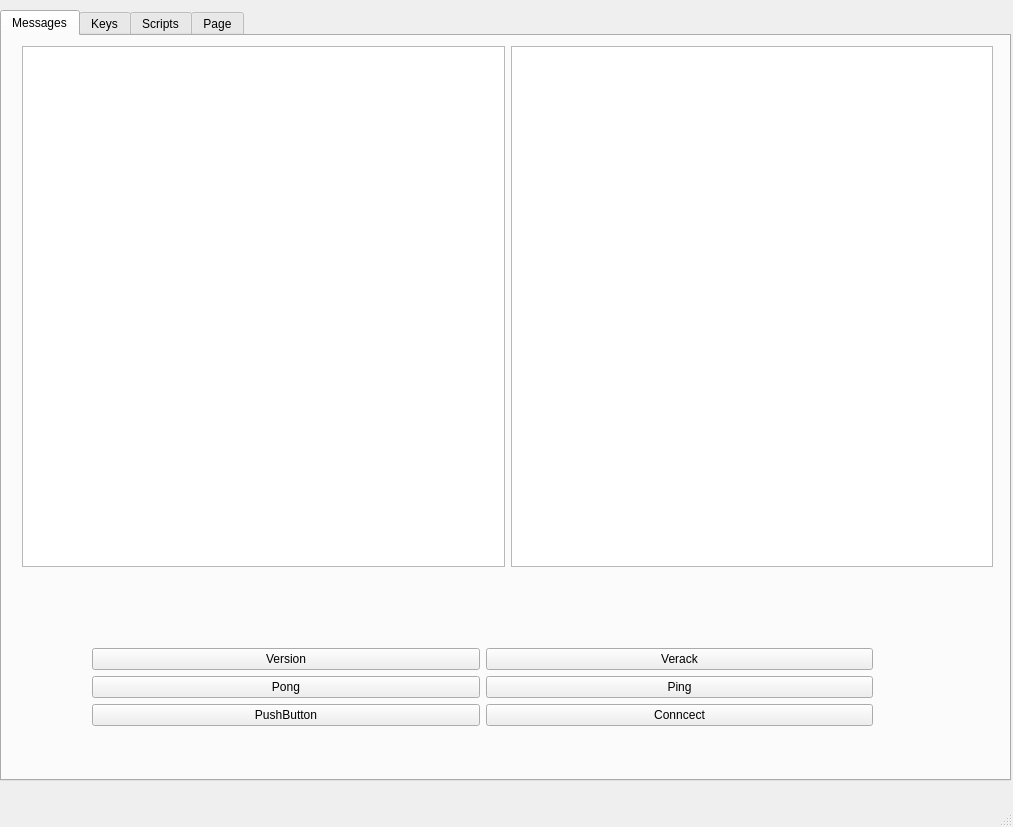
<?xml version="1.0" encoding="UTF-8"?>
<ui version="4.0">
 <class>MainWindow</class>
 <widget class="QMainWindow" name="MainWindow">
  <property name="geometry">
   <rect>
    <x>0</x>
    <y>0</y>
    <width>1013</width>
    <height>827</height>
   </rect>
  </property>
  <property name="windowTitle">
   <string>MainWindow</string>
  </property>
  <widget class="QWidget" name="centralwidget">
   <widget class="QTabWidget" name="tabWidget">
    <property name="geometry">
     <rect>
      <x>0</x>
      <y>10</y>
      <width>1011</width>
      <height>771</height>
     </rect>
    </property>
    <property name="currentIndex">
     <number>0</number>
    </property>
    <widget class="QWidget" name="tab_3">
     <attribute name="title">
      <string>Messages</string>
     </attribute>
     <widget class="QWidget" name="verticalLayoutWidget">
      <property name="geometry">
       <rect>
        <x>20</x>
        <y>10</y>
        <width>971</width>
        <height>521</height>
       </rect>
      </property>
      <layout class="QVBoxLayout" name="verticalLayout">
       <item>
        <layout class="QHBoxLayout" name="horizontalLayout">
         <item>
          <widget class="QListWidget" name="listWidget">
           <property name="font">
            <font>
             <underline>false</underline>
            </font>
           </property>
           <property name="autoFillBackground">
            <bool>false</bool>
           </property>
          </widget>
         </item>
         <item>
          <widget class="QPlainTextEdit" name="plainTextEdit">
           <property name="enabled">
            <bool>true</bool>
           </property>
           <property name="plainText">
            <string/>
           </property>
          </widget>
         </item>
        </layout>
       </item>
      </layout>
     </widget>
     <widget class="QWidget" name="verticalLayoutWidget_2">
      <property name="geometry">
       <rect>
        <x>90</x>
        <y>600</y>
        <width>781</width>
        <height>102</height>
       </rect>
      </property>
      <layout class="QVBoxLayout" name="verticalLayout_2">
       <item>
        <layout class="QGridLayout" name="gridLayout">
         <item row="1" column="0">
          <widget class="QPushButton" name="pushButton_3">
           <property name="text">
            <string>Pong</string>
           </property>
          </widget>
         </item>
         <item row="1" column="1">
          <widget class="QPushButton" name="pushButton_4">
           <property name="text">
            <string>Ping</string>
           </property>
          </widget>
         </item>
         <item row="2" column="0">
          <widget class="QPushButton" name="pushButton_5">
           <property name="text">
            <string>PushButton</string>
           </property>
          </widget>
         </item>
         <item row="2" column="1">
          <widget class="QPushButton" name="connectBtn">
           <property name="text">
            <string>Conncect</string>
           </property>
          </widget>
         </item>
         <item row="0" column="0">
          <widget class="QPushButton" name="pushButton">
           <property name="text">
            <string>Version</string>
           </property>
          </widget>
         </item>
         <item row="0" column="1">
          <widget class="QPushButton" name="pushButton_2">
           <property name="text">
            <string>Verack</string>
           </property>
          </widget>
         </item>
        </layout>
       </item>
      </layout>
     </widget>
    </widget>
    <widget class="QWidget" name="tab_4">
     <attribute name="title">
      <string>Keys</string>
     </attribute>
     <widget class="QPushButton" name="createAddressButton">
      <property name="geometry">
       <rect>
        <x>20</x>
        <y>70</y>
        <width>117</width>
        <height>23</height>
       </rect>
      </property>
      <property name="text">
       <string>Create Bitcoin Address</string>
      </property>
     </widget>
     <widget class="QTextBrowser" name="KeysDisplay">
      <property name="geometry">
       <rect>
        <x>10</x>
        <y>130</y>
        <width>751</width>
        <height>231</height>
       </rect>
      </property>
     </widget>
     <widget class="QLineEdit" name="privateKeyInsert">
      <property name="geometry">
       <rect>
        <x>170</x>
        <y>70</y>
        <width>211</width>
        <height>20</height>
       </rect>
      </property>
      <property name="text">
       <string/>
      </property>
     </widget>
     <widget class="QLabel" name="label">
      <property name="geometry">
       <rect>
        <x>20</x>
        <y>40</y>
        <width>361</width>
        <height>20</height>
       </rect>
      </property>
      <property name="text">
       <string>Insert Private key or leave Empty to generate a random address and keys</string>
      </property>
     </widget>
    </widget>
    <widget class="QWidget" name="tab_5">
     <attribute name="title">
      <string>Scripts</string>
     </attribute>
     <widget class="QWidget" name="gridLayoutWidget">
      <property name="geometry">
       <rect>
        <x>70</x>
        <y>20</y>
        <width>251</width>
        <height>181</height>
       </rect>
      </property>
      <layout class="QGridLayout" name="gridLayout_2">
       <item row="0" column="0">
        <widget class="QPushButton" name="OP_PUSH">
         <property name="text">
          <string>OP_PUSH</string>
         </property>
        </widget>
       </item>
       <item row="3" column="0">
        <widget class="QPushButton" name="OP_EQUAL">
         <property name="text">
          <string>OP_EQUAL</string>
         </property>
        </widget>
       </item>
       <item row="1" column="0">
        <widget class="QPushButton" name="OP_DUP">
         <property name="text">
          <string>OP_DUP</string>
         </property>
        </widget>
       </item>
       <item row="2" column="0">
        <widget class="QPushButton" name="OP_HASH160">
         <property name="text">
          <string>OP_HASH160</string>
         </property>
        </widget>
       </item>
       <item row="4" column="0">
        <widget class="QPushButton" name="OP_VERIFY">
         <property name="text">
          <string>OP_VERIFY</string>
         </property>
        </widget>
       </item>
      </layout>
     </widget>
     <widget class="QTextBrowser" name="scriptText">
      <property name="geometry">
       <rect>
        <x>70</x>
        <y>290</y>
        <width>791</width>
        <height>201</height>
       </rect>
      </property>
     </widget>
     <widget class="QWidget" name="gridLayoutWidget_3">
      <property name="geometry">
       <rect>
        <x>360</x>
        <y>20</y>
        <width>251</width>
        <height>181</height>
       </rect>
      </property>
      <layout class="QGridLayout" name="gridLayout_5">
       <item row="0" column="0">
        <widget class="QPushButton" name="OP_RETURN">
         <property name="text">
          <string>OP_RETURN	</string>
         </property>
        </widget>
       </item>
       <item row="3" column="0">
        <widget class="QPushButton" name="pushButton_24">
         <property name="text">
          <string>soon</string>
         </property>
        </widget>
       </item>
       <item row="1" column="0">
        <widget class="QPushButton" name="pushButton_25">
         <property name="text">
          <string>soon</string>
         </property>
        </widget>
       </item>
       <item row="2" column="0">
        <widget class="QPushButton" name="pushButton_26">
         <property name="text">
          <string>soon</string>
         </property>
        </widget>
       </item>
       <item row="4" column="0">
        <widget class="QPushButton" name="pushButton_27">
         <property name="text">
          <string>soon</string>
         </property>
        </widget>
       </item>
      </layout>
     </widget>
     <widget class="QTextBrowser" name="scriptLine">
      <property name="geometry">
       <rect>
        <x>70</x>
        <y>250</y>
        <width>791</width>
        <height>31</height>
       </rect>
      </property>
     </widget>
     <widget class="QPushButton" name="clearBtn">
      <property name="geometry">
       <rect>
        <x>650</x>
        <y>30</y>
        <width>211</width>
        <height>161</height>
       </rect>
      </property>
      <property name="text">
       <string>Clear</string>
      </property>
     </widget>
    </widget>
    <widget class="QWidget" name="tab_6">
     <attribute name="title">
      <string>Page</string>
     </attribute>
    </widget>
   </widget>
  </widget>
  <widget class="QStatusBar" name="statusbar"/>
 </widget>
 <resources/>
 <connections/>
</ui>
